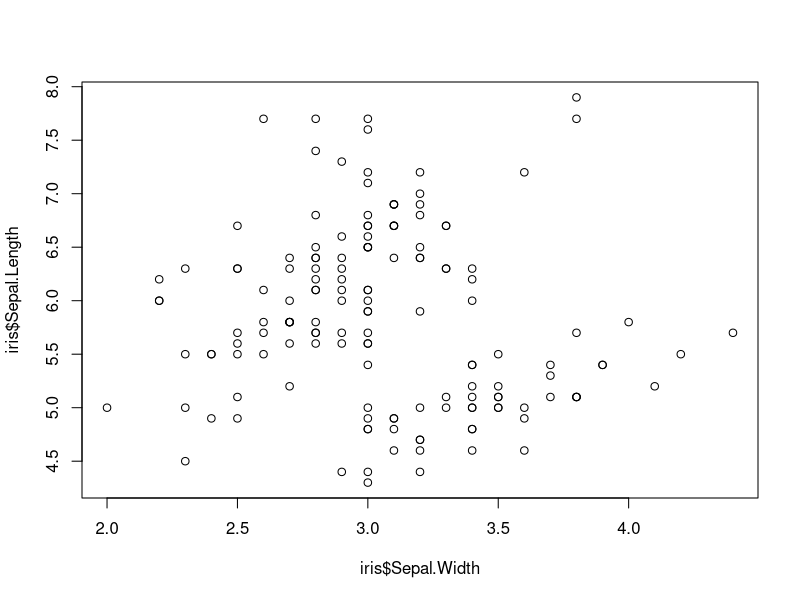
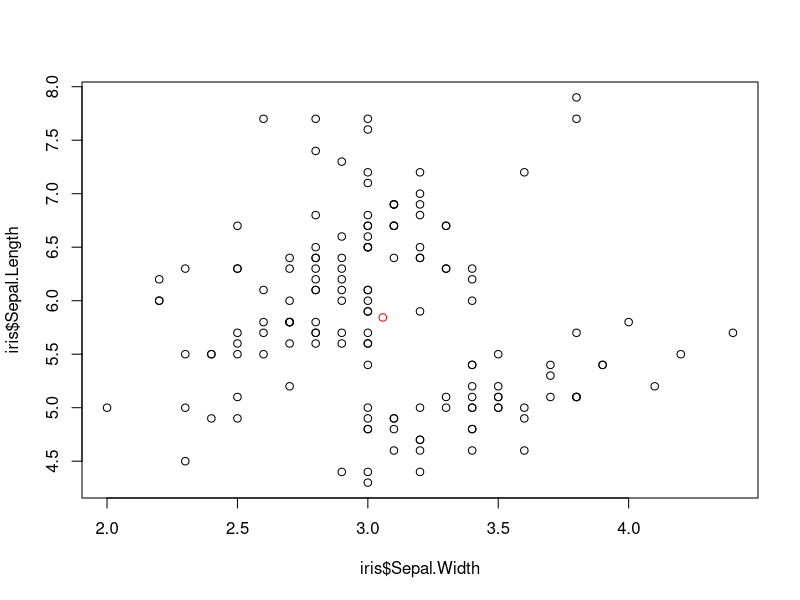
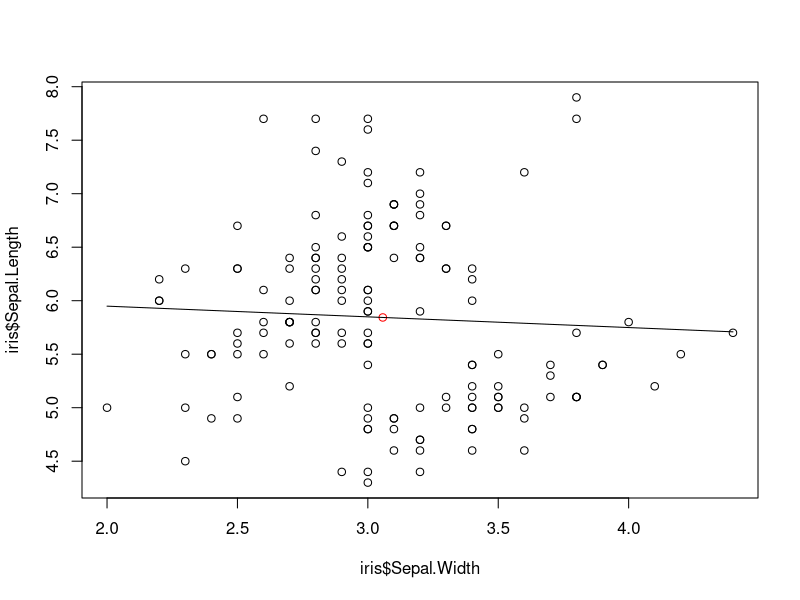
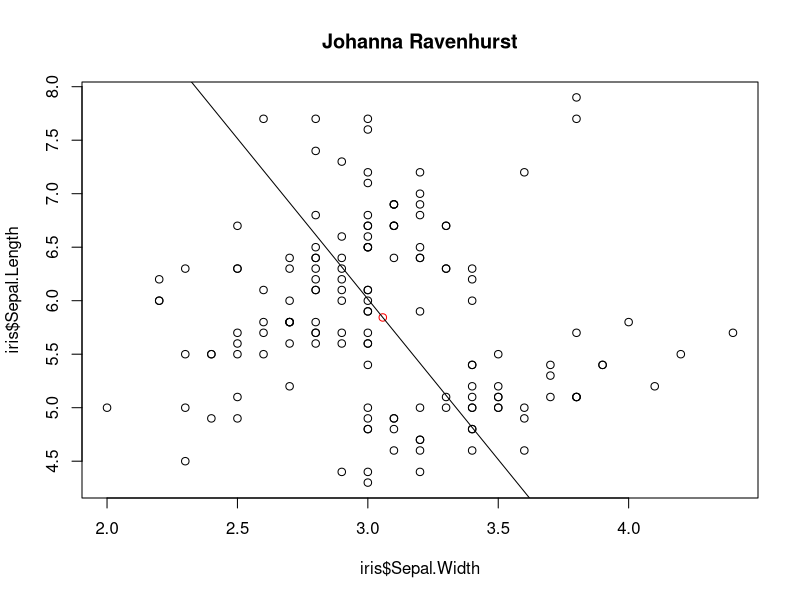
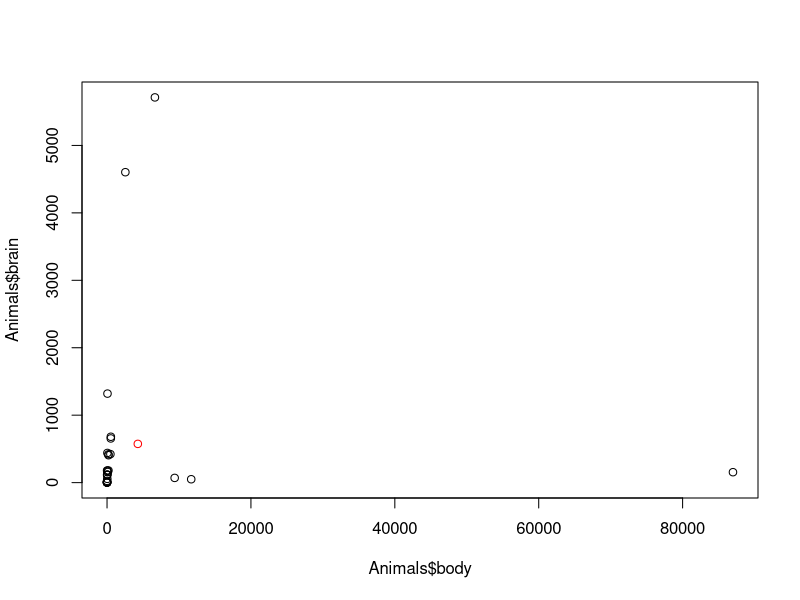

Write R code to recreate these figures, in order.
## ---- chunk 1
data(iris)
head(iris)

## ---- chunk 2
#To get the entries in the “Sepal.Width” column you can type:
iris$Sepal.Width

#Use the functions mean() and sd() to calculate the mean and standard deviation of vectors:
mean(iris$Sepal.Length)
sd(iris$Sepal.Width)

plot(x = iris$Sepal.Width, y = iris$Sepal.Length)


data_center_x = mean(iris$Sepal.Width)
data_center_y = mean(iris$Sepal.Length)
c(data_center_x, data_center_y)

plot(x = iris$Sepal.Width, y = iris$Sepal.Length)
points(x = data_center_x, y = data_center_y, col = "red")
## ---- chunk 3

#Function to draw a line

line_point_slope = function(x, x1, y1, slope)
{
  get_y_intercept = 
    function(x1, y1, slope) 
      return(-(x1 * slope) + y1)
  
  linear = 
    function(x, yint, slope) 
      return(yint + x * slope)
  
  return(linear(x, get_y_intercept(x1, y1, slope), slope))
}


#Try running the code in your R session then running the function with the arguments: 2, 4, 4, -2

line_point_slope(2, 4, 4, -2)


## ---- chunk 4
#Now re-create the plot with a line
plot(x = iris$Sepal.Width, y = iris$Sepal.Length)
points(x = data_center_x, y = data_center_y, col = "red")
curve(
  line_point_slope(
    x, 
    data_center_x, 
    data_center_y,
    -0.1), 
  add = TRUE)

#Now try to plot the line with a different slope

plot(x = iris$Sepal.Width, y = iris$Sepal.Length, main="Johanna Ravenhurst", xlab = "iris$Sepal.Width", ylab = "iris$Sepal.Length")
points(x = data_center_x, y = data_center_y, col = "red")
curve(
  line_point_slope(
    x, 
    data_center_x, 
    data_center_y,
    -3.0), 
  add = TRUE)

#add a title

## ---- chunk 5
library(MASS)
data(Animals)
head(Animals)

mean(Animals$body)

animal_center_x = mean(Animals$body)
animal_center_y = mean(Animals$brain)
c(animal_center_x, animal_center_y)

plot(x = Animals$body, y = Animals$brain)
points(x = animal_center_x, y = animal_center_y, col = "red")


